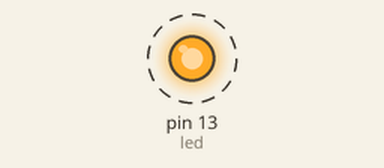
The sketch below on a simulated Arduino Uno, built with avr-gcc and run on an emulated ATmega328P. Shown: output pins drawn as LEDs (lit = HIGH). Dashed ring = blinking.

Above: at 0.15 s.
Timing chart, 0 to 3.0 s (numbered marks = the images above):
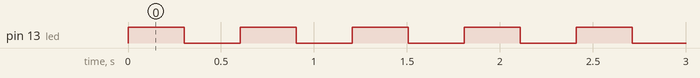

Measured:
- by itself, pin 13 (led): alternates HIGH for 0.30 s and LOW for 0.30 s, 109 changes in all, then stays HIGH

The sketch:

Listing5.ino
```cpp
int ledLeuchtet = 0;
int naechsterWechsel = 0;
int led = 13;

void setup()
{
  pinMode(led,OUTPUT);
}

void loop() {
    if  (millis() > naechsterWechsel ) {
      digitalWrite(led, !ledLeuchtet);
      ledLeuchtet = !ledLeuchtet;
      naechsterWechsel = millis() + 300;
    }
}

/*
-setup fehlt
-Äußere Funktion unnötig
-pinMode fehlt
-led muss initialisiert werden
-ledLeuchtet muss umgeschaltet werden
*/
```
